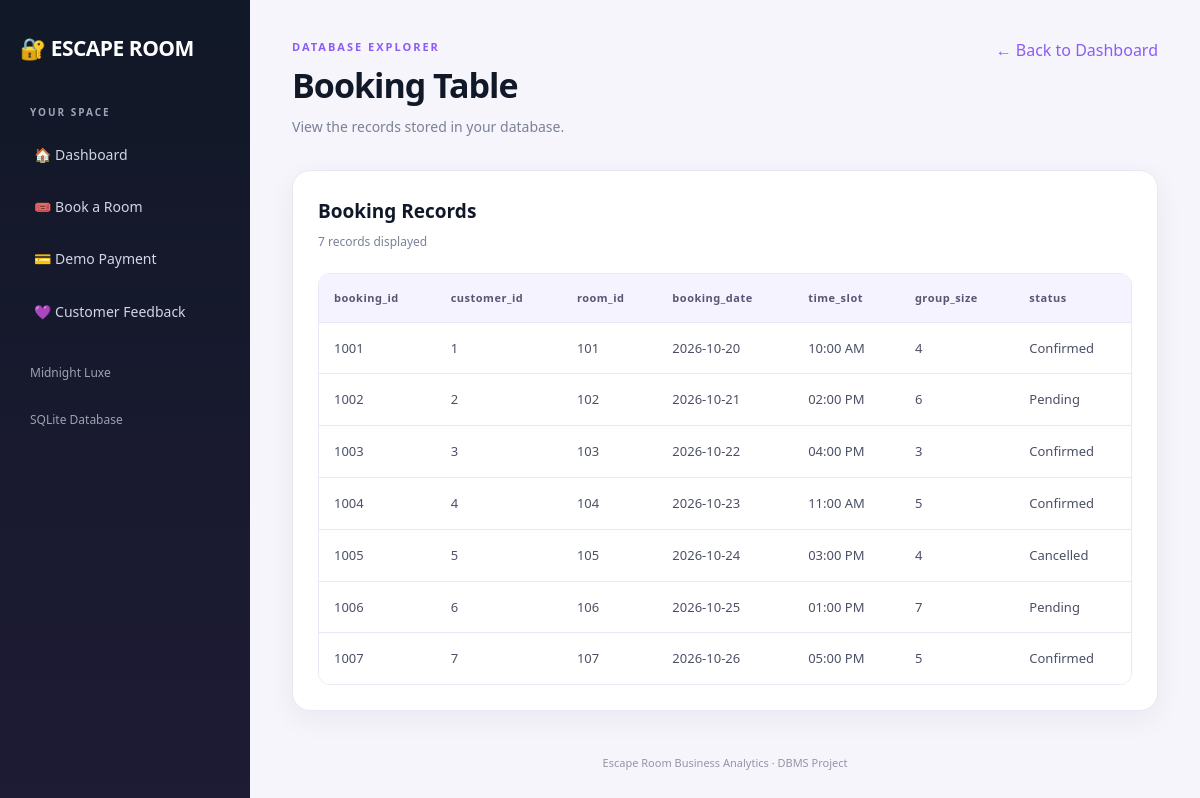
/table/Booking, run on the app's committed database.
### tables this page shows
CREATE TABLE Booking (
    booking_id INTEGER PRIMARY KEY,
    customer_id INTEGER NOT NULL,
    room_id INTEGER NOT NULL,
    booking_date DATE,
    time_slot VARCHAR(30),
    group_size INTEGER,
    status VARCHAR(20),
    FOREIGN KEY (customer_id) REFERENCES Customer(customer_id),
    FOREIGN KEY (room_id) REFERENCES Room(room_id)
);

### app.py (the view)
@app.route("/table/<table_name>")
def view_table(table_name):
    allowed_tables = {
        "Booking", "Customer", "Payment", "Room", "Staff",
        "BookingDetails", "BookingAudit", "Feedback"
    }
    if table_name not in allowed_tables:
        return "Table not found.", 404
    if not os.path.exists(DB_PATH):
        return "Database file not found.", 500
    connection = get_connection()
    try:
        cursor = connection.cursor()
        safe_name = '"' + table_name.replace('"', '""') + '"'
        cursor.execute(f"SELECT * FROM {safe_name} LIMIT 100")
        columns = [item[0] for item in cursor.description]
        records = [dict(row) for row in cursor.fetchall()]
        return render_template(
            "table.html",
            table_name=table_name,
            columns=columns,
            records=records
        )
    except sqlite3.Error as error:
        print("Table view error:", error)
        return f"Unable to display this table: {error}", 500
    finally:
        connection.close()

### app.py (called while the page is built)
def get_connection():
    connection = sqlite3.connect(DB_PATH)
    connection.row_factory = sqlite3.Row
    connection.execute("PRAGMA foreign_keys = ON")
    return connection

### templates/table.html (shortened to what this page needs)
<!DOCTYPE html>
<html lang="en">
<head>
    <link rel="stylesheet"
          href="{{ url_for('static', filename='style.css') }}">
</head>
<body>
    <aside class="sidebar">
        <h2>🔐 ESCAPE ROOM</h2>
        <p class="menu-label">YOUR SPACE</p>
        <a href="/">🏠 Dashboard</a>
        <a href="/book">🎟️ Book a Room</a>
        <a href="/payment">💳 Demo Payment</a>
        <a href="/feedback">💜 Customer Feedback</a>
        <p class="sidebar-note">Midnight Luxe</p>
        <p class="sidebar-note">SQLite Database</p>
    </aside>
    <main class="main">
        <header>
            <div>
                <p class="eyebrow">DATABASE EXPLORER</p>
                <h1>{{ table_name }} Table</h1>
                <p class="subtitle">
                    View the records stored in your database.
                </p>
            </div>
            <a href="/">← Back to Dashboard</a>
        </header>
        <section class="panel">
            <div class="panel-heading">
                <div>
                    <h2>{{ table_name }} Records</h2>
                    <p>{{ records | length }} records displayed</p>
                </div>
            </div>
            {% if columns %}
                <div class="table-wrapper">
                    <table>
                        <thead>
                            <tr>
                                {% for column in columns %}
                                    <th>{{ column }}</th>
                                {% endfor %}
                            </tr>
                        </thead>
                        <tbody>
                            {% if records %}
                                {% for row in records %}
                                    <tr>
                                        {% for column in columns %}
                                            <td>
                                                {{ row[column] if row[column] is not none else '—' }}
                                            </td>
                                        {% endfor %}
                                    </tr>
                                {% endfor %}
                            {% else %}
                                <tr>
                                    <td colspan="{{ columns | length }}">
                                        No records found in this table.
                                    </td>
                                </tr>
                            {% endif %}
                        </tbody>
                    </table>
                </div>
            {% else %}
                <p>
                    No columns found. Check the database connected to the website.
                </p>
            {% endif %}
        </section>
        <footer>
            Escape Room Business Analytics · DBMS Project
        </footer>
    </main>
</body>
</html>

### static/style.css (style rules this page uses)
:root { --navy: #111827; --navy-light: #1f2937; --lavender: #a78bfa; --lavender-dark: #8b5cf6; --lavender-pale: #f5f3ff; --page-bg: #f6f5fb; --white: #ffffff; --text: #20243a; --muted: #7b8196; --border: #e9e7f2; --green: #059669; --shadow: 0 8px 28px rgba(35, 25, 70, 0.06); }
* { box-sizing: border-box; }
body { margin: 0; min-height: 100vh; font-family: "Segoe UI", Arial, sans-serif; background: var(--page-bg); color: var(--text); line-height: 1.6; }
a { color: var(--lavender-dark); text-decoration: none; transition: 0.2s ease; }
.sidebar { position: fixed; inset: 0 auto 0 0; width: 250px; min-height: 100vh; padding: 32px 20px; background: linear-gradient(180deg, #111827, #1e1b35); color: #ffffff; z-index: 10; overflow-y: auto; }
.sidebar h2 { margin: 0 0 38px; font-size: 21px; font-weight: 700; letter-spacing: -0.5px; color: #ffffff; }
.menu-label { margin: 0 0 12px 10px; color: #a5a0ba; font-size: 10px; font-weight: 700; letter-spacing: 2px; }
.sidebar a { display: block; margin: 6px 0; padding: 12px 14px; border-radius: 10px; color: #d1d5e5; font-size: 14px; font-weight: 500; }
.sidebar-note { margin: 28px 10px 0; color: #9ca3af; font-size: 12px; }
.main { margin-left: 250px; padding: 38px 42px; min-height: 100vh; }
header { display: flex; align-items: flex-start; justify-content: space-between; gap: 20px; flex-wrap: wrap; margin-bottom: 32px; }
.eyebrow { margin: 0 0 8px; color: var(--lavender-dark); font-size: 11px; font-weight: 800; letter-spacing: 2px; }
header h1 { margin: 0; color: var(--navy); font-size: clamp(26px, 3vw, 34px); line-height: 1.25; letter-spacing: -1px; }
.subtitle { margin: 10px 0 0; color: var(--muted); font-size: 14px; }
.panel { margin-bottom: 25px; padding: 25px; border: 1px solid var(--border); border-radius: 18px; background: var(--white); box-shadow: var(--shadow); }
.panel-heading { display: flex; align-items: center; justify-content: space-between; flex-wrap: wrap; gap: 12px; margin-bottom: 22px; }
.panel-heading h2 { margin: 0; color: var(--navy); font-size: 19px; }
.panel-heading p { margin: 5px 0 0; color: var(--muted); font-size: 12px; }
.table-wrapper { width: 100%; overflow-x: auto; border: 1px solid var(--border); border-radius: 12px; }
table { width: 100%; border-collapse: collapse; background: #ffffff; font-size: 13px; }
th { padding: 15px; background: #f5f3ff; color: #5b5574; text-align: left; font-size: 11px; font-weight: 800; letter-spacing: 0.5px; }
td { padding: 15px; border-top: 1px solid var(--border); color: #4b5065; }
footer { padding: 18px 0 5px; color: #9693a7; text-align: center; font-size: 11px; }

### data on the page
Booking: booking_id "1001" "1" "101" "2026-10-20" "10:00 AM" "4" "Confirmed"
Booking: booking_id "1002" "2" "102" "2026-10-21" "02:00 PM" "6" "Pending"
Booking: booking_id "1003" "3" "103" "2026-10-22" "04:00 PM" "3" "Confirmed"
Booking: booking_id "1004" "4" "104" "2026-10-23" "11:00 AM" "5" "Confirmed"
Booking: booking_id "1005" "5" "105" "2026-10-24" "03:00 PM" "4" "Cancelled"
Booking: booking_id "1006" "6" "106" "2026-10-25" "01:00 PM" "7" "Pending"
Booking: booking_id "1007" "7" "107" "2026-10-26" "05:00 PM" "5" "Confirmed"

### other printed values
{{ table_name }} "Booking"
{{ records | length }} "7"
{{ column }} "booking_id" "customer_id" "room_id" "booking_date" "time_slot" "group_size" "status"
